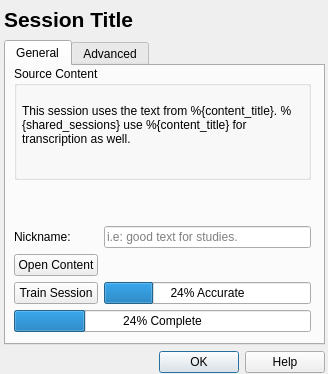
<?xml version="1.0" encoding="UTF-8"?>
<ui version="4.0">
 <class>SessionInformationDialog</class>
 <widget class="QDialog" name="SessionInformationDialog">
  <property name="geometry">
   <rect>
    <x>0</x>
    <y>0</y>
    <width>328</width>
    <height>374</height>
   </rect>
  </property>
  <property name="windowTitle">
   <string>Session Information</string>
  </property>
  <property name="windowIcon">
   <iconset>
    <normaloff>:/logo/sc</normaloff>:/logo/sc</iconset>
  </property>
  <widget class="QWidget" name="verticalLayoutWidget">
   <property name="geometry">
    <rect>
     <x>4</x>
     <y>4</y>
     <width>321</width>
     <height>369</height>
    </rect>
   </property>
   <layout class="QVBoxLayout" name="verticalLayout">
    <item>
     <widget class="QLabel" name="lblTitle">
      <property name="minimumSize">
       <size>
        <width>300</width>
        <height>30</height>
       </size>
      </property>
      <property name="maximumSize">
       <size>
        <width>16777215</width>
        <height>30</height>
       </size>
      </property>
      <property name="font">
       <font>
        <pointsize>16</pointsize>
        <weight>75</weight>
        <bold>true</bold>
       </font>
      </property>
      <property name="text">
       <string>Session Title</string>
      </property>
     </widget>
    </item>
    <item>
     <widget class="QTabWidget" name="tabWidget">
      <property name="currentIndex">
       <number>0</number>
      </property>
      <property name="documentMode">
       <bool>false</bool>
      </property>
      <widget class="QWidget" name="tabGeneral">
       <attribute name="title">
        <string>General</string>
       </attribute>
       <widget class="QWidget" name="gridLayoutWidget">
        <property name="geometry">
         <rect>
          <x>8</x>
          <y>0</y>
          <width>297</width>
          <height>266</height>
         </rect>
        </property>
        <layout class="QGridLayout" name="gridLayout">
         <item row="0" column="0" colspan="2">
          <widget class="QGroupBox" name="groupBox">
           <property name="title">
            <string>Source Content</string>
           </property>
           <property name="flat">
            <bool>false</bool>
           </property>
           <widget class="QLabel" name="lblContentInfo">
            <property name="geometry">
             <rect>
              <x>8</x>
              <y>24</y>
              <width>273</width>
              <height>69</height>
             </rect>
            </property>
            <property name="text">
             <string>This session uses the text from %{content_title}. %{shared_sessions} use %{content_title} for transcription as well.</string>
            </property>
            <property name="wordWrap">
             <bool>true</bool>
            </property>
           </widget>
          </widget>
         </item>
         <item row="5" column="0" colspan="2">
          <widget class="QProgressBar" name="progressBarCompletion">
           <property name="value">
            <number>24</number>
           </property>
           <property name="textVisible">
            <bool>true</bool>
           </property>
           <property name="format">
            <string>%p% Complete</string>
           </property>
          </widget>
         </item>
         <item row="3" column="0">
          <widget class="QPushButton" name="btnOpenContent">
           <property name="text">
            <string>Open Content</string>
           </property>
          </widget>
         </item>
         <item row="4" column="0">
          <widget class="QPushButton" name="btnTrainSession">
           <property name="text">
            <string>Train Session</string>
           </property>
          </widget>
         </item>
         <item row="4" column="1">
          <widget class="QProgressBar" name="progressBarAccuracy">
           <property name="value">
            <number>24</number>
           </property>
           <property name="format">
            <string>%p% Accurate</string>
           </property>
          </widget>
         </item>
         <item row="3" column="1">
          <spacer name="verticalSpacer">
           <property name="orientation">
            <enum>Qt::Vertical</enum>
           </property>
           <property name="sizeType">
            <enum>QSizePolicy::Minimum</enum>
           </property>
           <property name="sizeHint" stdset="0">
            <size>
             <width>20</width>
             <height>10</height>
            </size>
           </property>
          </spacer>
         </item>
         <item row="2" column="1">
          <widget class="QLineEdit" name="lineEditNickname">
           <property name="placeholderText">
            <string>i.e: good text for studies.</string>
           </property>
          </widget>
         </item>
         <item row="2" column="0">
          <widget class="QLabel" name="lblNickname">
           <property name="text">
            <string>Nickname:</string>
           </property>
           <property name="buddy">
            <cstring>lineEditNickname</cstring>
           </property>
          </widget>
         </item>
         <item row="1" column="0" colspan="2">
          <spacer name="verticalSpacer_2">
           <property name="orientation">
            <enum>Qt::Vertical</enum>
           </property>
           <property name="sizeType">
            <enum>QSizePolicy::Maximum</enum>
           </property>
           <property name="sizeHint" stdset="0">
            <size>
             <width>20</width>
             <height>40</height>
            </size>
           </property>
          </spacer>
         </item>
        </layout>
       </widget>
      </widget>
      <widget class="QWidget" name="tabAdvanced">
       <attribute name="title">
        <string>Advanced</string>
       </attribute>
       <widget class="QWidget" name="formLayoutWidget">
        <property name="geometry">
         <rect>
          <x>23</x>
          <y>4</y>
          <width>269</width>
          <height>269</height>
         </rect>
        </property>
        <layout class="QFormLayout" name="formLayout">
         <item row="0" column="0">
          <widget class="QLabel" name="lblWordErrorRate">
           <property name="text">
            <string>WER</string>
           </property>
          </widget>
         </item>
         <item row="0" column="1">
          <widget class="QProgressBar" name="progressBar">
           <property name="value">
            <number>24</number>
           </property>
          </widget>
         </item>
        </layout>
       </widget>
      </widget>
     </widget>
    </item>
    <item>
     <widget class="QDialogButtonBox" name="buttonBox">
      <property name="standardButtons">
       <set>QDialogButtonBox::Help|QDialogButtonBox::Ok</set>
      </property>
     </widget>
    </item>
   </layout>
  </widget>
 </widget>
 <resources/>
 <connections/>
</ui>
